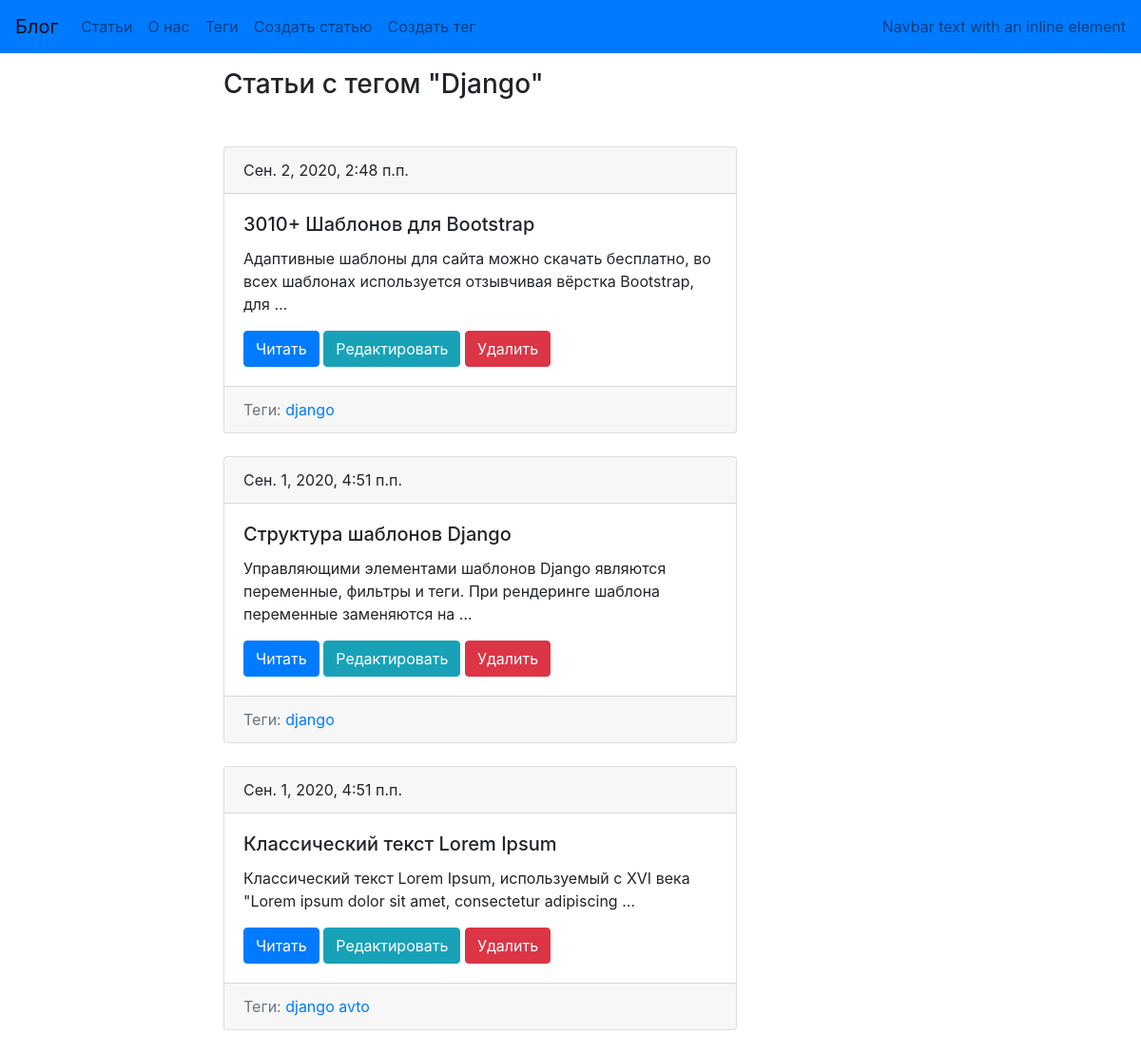
Before: /tag/django/ with the older database file.
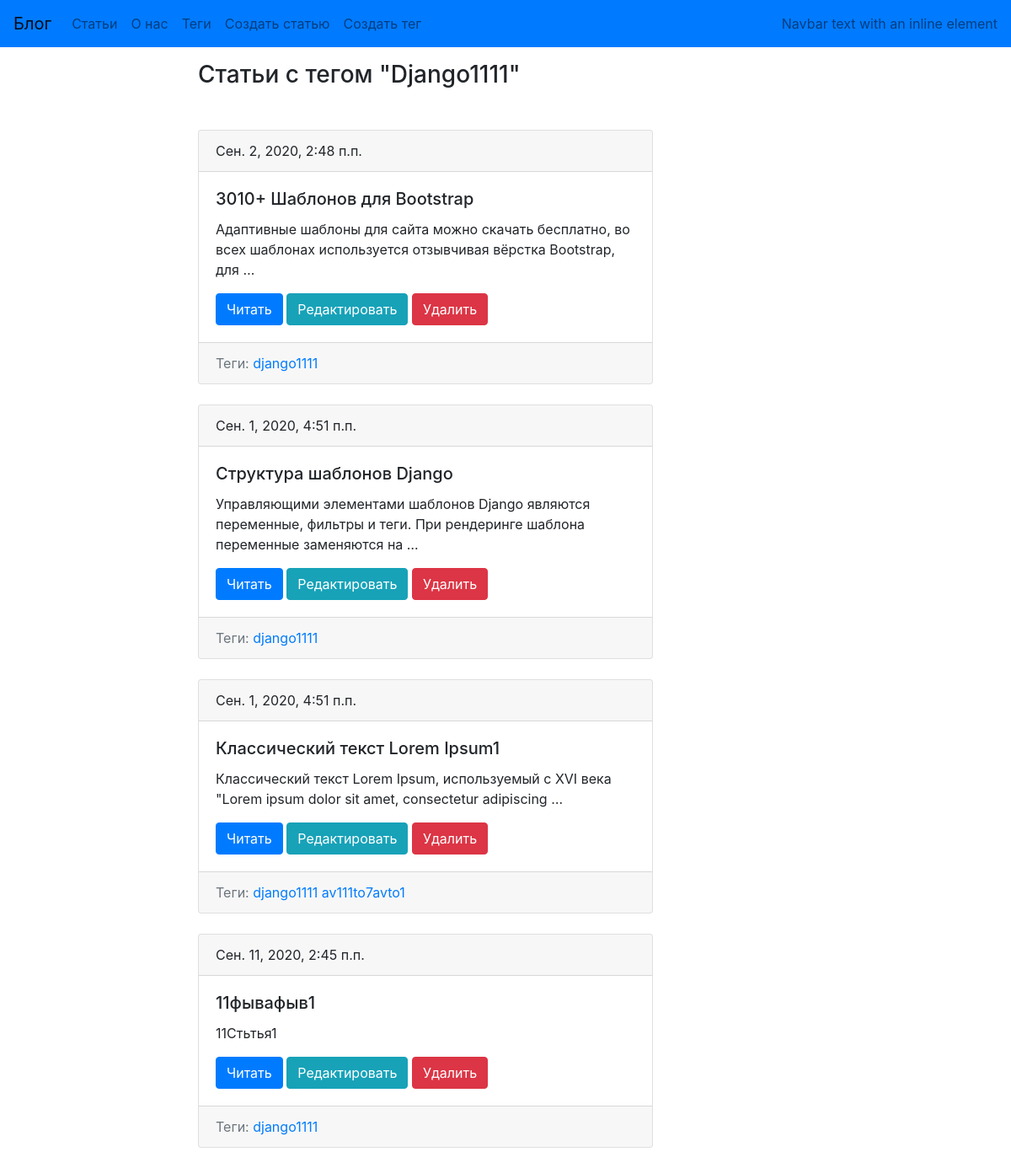
After: the same page with the newer database file.
### blog/models.py (models this page shows, shortened)
class Tag(models.Model):
    title=models.CharField(max_length=50,unique=True)
    slug = models.SlugField(max_length=50,unique=True,blank=True)
    def get_absolute_url(self):
        return reverse("tag_detail_url", kwargs={"slug": self.slug})

class Post(models.Model):
        title=models.CharField(max_length=150,db_index=True,verbose_name="Заголовок")
        slug=models.CharField(max_length=150,blank=True,unique=True)
        body=models.TextField(blank=True,db_index=True)
        date_pub=models.DateTimeField(auto_now_add=True)
        tags=models.ManyToManyField('Tag',blank=True,related_name='posts')
        def get_absolute_url(self):
            return reverse("post_detail_url", kwargs={"slug": self.slug})
        class Meta:
          verbose_name="Статья"
          verbose_name_plural = "Статьи"

### blog/views.py (the view)
# urls.py: path('tag/<str:slug>/',TagDetail.as_view(), name='tag_detail_url'),
class TagDetail(ObjectDetailMixin,View):
    model = Tag
    template = 'blog/tags_detail.html'
    template_red = 'tags_list_url'

### blog/utils.py (called while the page is built)
    def get(self,request,slug):
        obj = get_object_or_404(self.model,slug__iexact=slug)
        return render(request, self.template,context={self.model.__name__.lower(): obj})

### blog/templates/blog/tags_detail.html
{% extends "blog/base_blog.html" %}
    {% block content %}
        <h3 class="mb-5 mt-3">Статьи с тегом "{{tag.title|title}}"</h3>
            {% for post in tag.posts.all %}
                {%include 'blog/includes/postcard.html'%}
            {% endfor %}
    {% endblock content %}

### blog/templates/blog/base_blog.html
{% extends "base.html" %}

### templates/base.html (shortened to what this page needs)
<!DOCTYPE html>
<html lang="en">
<head>
    <link rel="stylesheet" href="https://stackpath.bootstrapcdn.com/bootstrap/4.5.2/css/bootstrap.min.css"
>
</head>
<body>
<nav class="navbar navbar-expand-lg navbar-light bg-primary">
    <a class="navbar-brand" href="#">Блог  </a>
    <div class="collapse navbar-collapse" id="navbarText">
        <ul class="navbar-nav mr-auto">
            <li class="nav-item"><a class="nav-link link-color" href="{% url 'post_lists_url' %}">Статьи</a></li>
            <li class="nav-item"><a class="nav-link link-color" href="{% url 'about_us' %}">О нас</a></li>
            <li class="nav-item"><a class="nav-link link-color" href="{% url 'tags_list_url' %}">Теги</a></li>
            <li class="nav-item"><a class="nav-link link-color" href="{% url 'post_create_url' %}">Создать статью</a></li>
            <li class="nav-item"><a class="nav-link link-color" href="{% url 'tag_create_url' %}">Создать тег</a></li>
        </ul>
        <span class="navbar-text">
  Navbar text with an inline element
</span>
    </div>
</nav>
    <div class="container">
        <div class="row">
             <div class="col-6 offset-md-2 ">
                {% block content %}{% endblock %}
            </div>
        </div>
    </div>
</body>
</html>

### blog/templates/blog/includes/postcard.html
    <div class="card">
            <div class="card-header">
                {{ post.date_pub }}
            </div>
            <div class="card-body">
                <h5 class="card-title"> {{ post.title }}</h5>
                <p class="card-text"> {{ post.body|truncatewords:15 }}</p>
                <a href="{{post.get_absolute_url}}" class="btn btn-primary">Читать</a>
                <a href="{% url 'post_update_url' slug=post.slug %}" class="btn btn-info">Редактировать</a>
                <a href="{% url 'post_delete_url' slug=post.slug %}" class="btn btn-danger">Удалить</a>
            </div>
            <div class="card-footer text-muted">
                Теги:
                {% for tag in post.tags.all %}
                    <a href="{{tag.get_absolute_url}}">{{tag.title}}</h5> </a>
                {% endfor %}
            </div>
    </div>
    <br>

Changed rows visible on the page:
changed Tag: title "Django" → "Django1111"; title "django" → "django1111"
changed Post: title "Классический текст Lorem Ipsum" → "Классический текст Lorem Ipsum1"
changed Tag: title "avto" → "av111to7avto1"
added Post: date_pub "Сен. 11, 2020, 2:45 п.п.", title "11фывафыв1", body "11Стьтья1", Tag (title "django1111")
